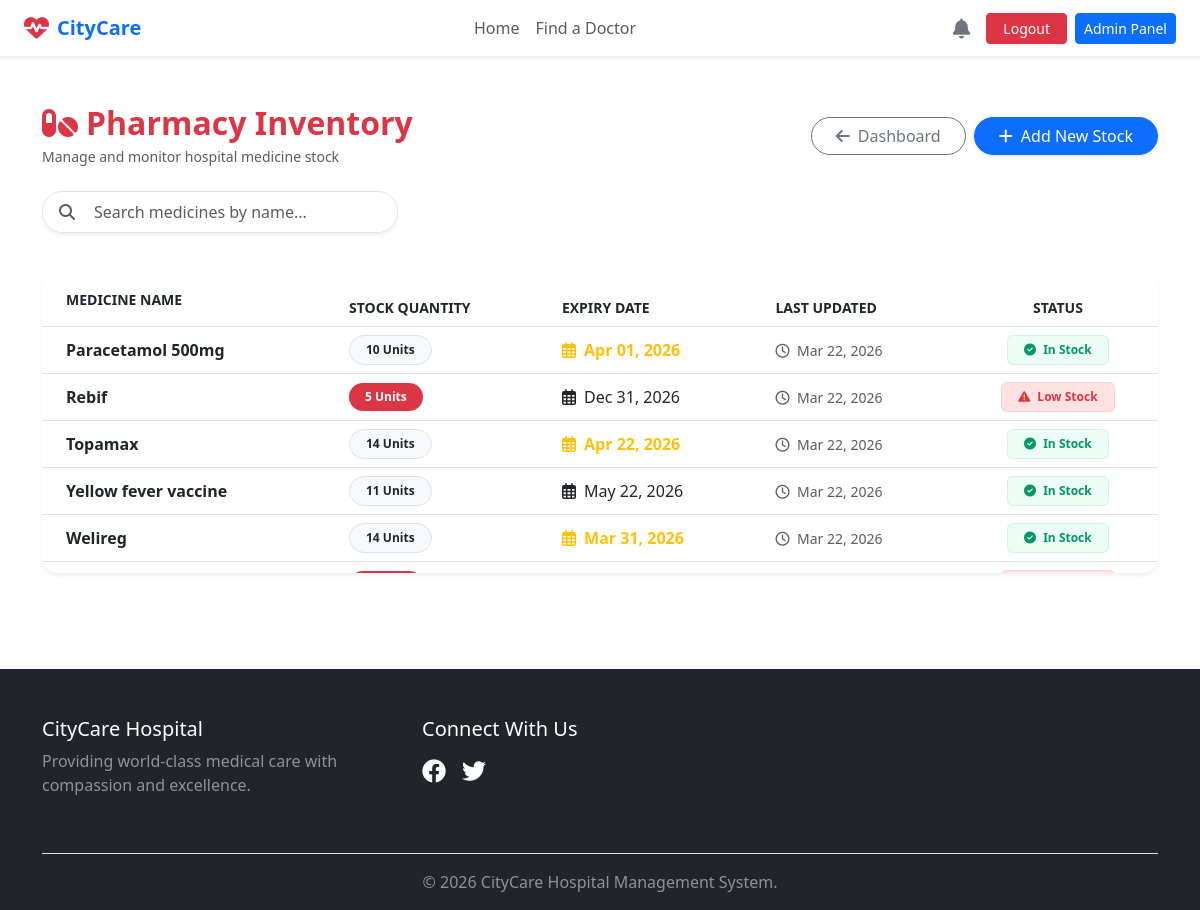
Page /admin-panel/pharmacy/ (signed in) on the committed database.
### pharmacy/models.py (models this page shows, shortened)
class PharmacyInventory(models.Model):
    medicine = models.ForeignKey(Medicine, on_delete=models.CASCADE, related_name='inventory')
    stock_quantity = models.PositiveIntegerField(default=0)
    expiry_date = models.DateField()
    last_updated = models.DateTimeField(auto_now=True)

class Medicine(models.Model):
    name = models.CharField(max_length=150, unique=True)
    description = models.TextField(blank=True)
    price = models.DecimalField(max_digits=8, decimal_places=2)
    manufacturer = models.CharField(max_length=150, blank=True)
    def __str__(self):
        return self.name

### dashboard/views.py (the view)
# urls.py: path('admin-panel/pharmacy/', dashboard_views.admin_pharmacy_list, name='admin_pharmacy_list'),
@login_required
def admin_pharmacy_list(request):
    if not (request.user.is_superuser or request.user.is_staff):
        return redirect('home')
    inventory = PharmacyInventory.objects.all().order_by('medicine')
    today = timezone.now().date()
    warning_date = today + timedelta(days=30)
    context = {
        'inventory': inventory,
        'today': today,
        'warning_date': warning_date,
    }
    return render(request, 'dashboard/admin_pharmacy_list.html', context)

### dashboard/context_processors.py (called while the page is built)
def user_notifications(request):
    if request.user.is_authenticated:
        unread_notifications = Notification.objects.filter(user=request.user, is_read=False).order_by('-created_at')
        return {
            'notifications': unread_notifications,
            'unread_count': unread_notifications.count()
        }
    return {'notifications': [], 'unread_count': 0}

### templates/dashboard/admin_pharmacy_list.html (shortened to what this page needs)
{% extends 'base.html' %}
{% block content %}
<div class="container py-5">
    <div class="d-flex justify-content-between align-items-center mb-4">
        <div>
            <h2 class="fw-bold text-danger mb-1"><i class="fas fa-pills me-2"></i>Pharmacy Inventory</h2>
            <p class="text-muted small mb-0">Manage and monitor hospital medicine stock</p>
        </div>
        <div class="d-flex gap-2">
            <a href="{% url 'admin_dashboard' %}" class="btn btn-outline-secondary rounded-pill px-4">
                <i class="fas fa-arrow-left me-1"></i> Dashboard
            </a>
            <a href="{% url 'add_medicine' %}" class="btn btn-primary rounded-pill px-4 shadow-sm">
                <i class="fas fa-plus me-1"></i> Add New Stock
            </a>
        </div>
    </div>
    <div class="row mb-4">
    <div class="col-md-6 col-lg-4">
        <div class="input-group shadow-sm rounded-pill overflow-hidden border">
            <span class="input-group-text bg-white border-0 ps-3">
                <i class="fas fa-search text-muted"></i>
            </span>
            <input type="text" id="medicineSearch" class="form-control border-0 py-2 ps-2" placeholder="Search medicines by name...">
        </div>
    </div>
</div>
<thead class="bg-light text-muted small text-uppercase sticky-top" style="z-index: 10; background-color: #f8f9fa !important; border-top-left-radius: 1rem; border-top-right-radius: 1rem;">
    <div class="card border-0 shadow-sm rounded-4 overflow-hidden animate-fade-in">
        <div class="table-responsive custom-scrollbar" style="max-height: 300px; overflow-y: auto; overflow-x: hidden; display: block;">
            <table class="table table-hover align-middle mb-0">
                <thead class="bg-light text-muted small text-uppercase sticky-top" style="z-index: 10; background-color: #f8f9fa;">
                    <tr>
                        <th class="ps-4 py-3">Medicine Name</th>
                        <th>Stock Quantity</th>
                        <th>Expiry Date</th>
                        <th>Last Updated</th>
                        <th class="text-center">Status</th>
                    </tr>
                </thead>
                <tbody>
                    {% for item in inventory %}
                    <tr class="inventory-row">
                        <td class="ps-4">
                            <div class="fw-bold text-dark">{{ item.medicine }}</div>
                        </td>
                        <td>
                            <span class="badge {% if item.stock_quantity < 10 %}bg-danger animate-pulse-slow{% else %}bg-light text-dark border{% endif %} rounded-pill px-3 py-2">
                                {{ item.stock_quantity }} Units
                            </span>
                        </td>
                        <td>
                            <div class="{% if item.expiry_date < today %}text-danger fw-bold{% elif item.expiry_date <= warning_date %}text-warning fw-bold{% endif %}">
                                <i class="far fa-calendar-alt me-1"></i> {{ item.expiry_date|date:"M d, Y" }}
                            </div>
                        </td>
                        <td class="text-muted small">
                            <i class="far fa-clock me-1"></i> {{ item.last_updated|date:"M d, Y" }}
                        </td>
                        <td class="text-center">
                            {% if item.stock_quantity < 10 %}
                                <span class="badge bg-danger-soft text-danger border border-danger border-opacity-10 px-3 py-2">
                                    <i class="fas fa-exclamation-triangle me-1"></i> Low Stock
                                </span>
                            {% else %}
                                <span class="badge bg-success-soft text-success border border-success border-opacity-10 px-3 py-2">
                                    <i class="fas fa-check-circle me-1"></i> In Stock
                                </span>
                            {% endif %}
                        </td>
                    </tr>
                    {% endfor %}
                </tbody>
            </table>
        </div>
    </div>
</div>
{% endblock %}

### static/css/style.css (style rules this page uses)
.table thead.sticky-top { position: sticky; top: 0; z-index: 10; background-color: #f8f9fa !important; }
.inventory-row { transition: all 0.2s ease; opacity: 0; animation: slideUp 0.4s ease-out forwards; }
.inventory-row:nth-child(1) { animation-delay: 0.1s; }
.inventory-row:nth-child(2) { animation-delay: 0.15s; }
.inventory-row:nth-child(3) { animation-delay: 0.2s; }
.inventory-row:nth-child(4) { animation-delay: 0.25s; }
.inventory-row:nth-child(5) { animation-delay: 0.3s; }
.bg-danger-soft { background-color: #fee2e2 !important; color: #dc3545 !important; border: 1px solid #fecaca; }
.bg-success-soft { background-color: #ecfdf5 !important; color: #059669 !important; border: 1px solid #d1fae5; }
.animate-pulse-slow { animation: pulse-simple 2s infinite; }

### rows in the picture
PharmacyInventory: medicine "Paracetamol 500mg", stock_quantity "10", expiry_date "Apr 01, 2026", last_updated "Mar 22, 2026", shows "In Stock"
PharmacyInventory: medicine "Rebif", stock_quantity "5", expiry_date "Dec 31, 2026", last_updated "Mar 22, 2026", shows "Low Stock"
PharmacyInventory: medicine "Topamax", stock_quantity "14", expiry_date "Apr 22, 2026", last_updated "Mar 22, 2026", shows "In Stock"
PharmacyInventory: medicine "Yellow fever vaccine", stock_quantity "11", expiry_date "May 22, 2026", last_updated "Mar 22, 2026", shows "In Stock"
PharmacyInventory: medicine "Welireg", stock_quantity "14", expiry_date "Mar 31, 2026", last_updated "Mar 22, 2026", shows "In Stock"
